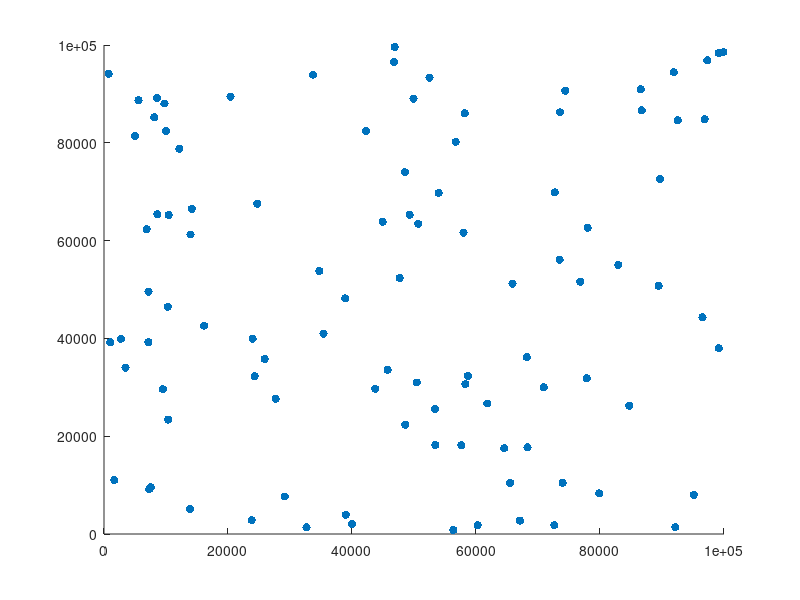

MATLAB code to generate this figure: (Note: this script raises an error after producing the figure.)
%% Static Cluster Simulation

mapLength = 100000;
startingEvents = 100;

%% Drone Energy & Displacement
maxEnergy = 2304000; % max energy in Joules from a 640Wh battery
energy = 2304000; %create an array instead when I have multiple drones
c1 = 0.015;  %characteristics of the Penguin C UAS  
c2 = 2226.5;
velocity = 22; % the drone's speed is 22m/s
%energy = time(c1*velocity^3 + c2/velocity); %time in second means we can
%get rid of it and just implement the equation 

%use distance (the weights) and the velocity to compute time
%actualTime = OPTclusterdistance/velocity
maxTime = maxEnergy/(c1*velocity^3 + c2/velocity); %in seconds
maxDistance = velocity * maxTime; %in meters


%% Generating events
eventsXY = mapLength*rand(startingEvents, 2);   %Events are circles
dronesXY = [0.5*mapLength 0.5*mapLength];   %Drones are crosses

%% Displaying the map with coordinates (using scatter graph)
Events = scatter(eventsXY(:, 1),eventsXY(:, 2),'o', 'Filled') ; %events
xlim([0 mapLength]); ylim([0 mapLength]);
hold on;
Drones = scatter(dronesXY(:, 1),dronesXY(:, 2),80, 'x', 'red', 'LineWidth', 2.5) ; %drones
xlim([0 mapLength]); ylim([0 mapLength]);

set(Events, 'XData', eventsXY(:, 1), 'YData', eventsXY(:, 2));
set(Drones, 'XData', dronesXY(:, 1), 'YData', dronesXY(:, 2));
drawnow


flag = true;
numberOfClusters = 4;

while flag == true

%% Testing normal clustering
[idx, C, sumd, D] = kmeans(eventsXY, numberOfClusters)
figure(2)
gscatter(eventsXY(:,1),eventsXY(:,2),idx);
legend('Location','eastoutside');
hold on;
clusterMatrix = cell(1, numberOfClusters);

%% Partitioning clusters into seperate matrices
for i = 1:length(eventsXY)
    clusterMatrix{idx(i)} = [clusterMatrix{idx(i)}; eventsXY(i, :)];
end

%% Computing path length
OPTclusterdistance = zeros(numberOfClusters, 1);
for i = 1:numberOfClusters
    clusterMatrix{i} = [0.5*mapLength 0.5*mapLength; clusterMatrix{i}];
    [OPTclusterpath, OPTclusterdistance(i)] = tspsearch(clusterMatrix{i}, 1);
    
    clusterAdjacencyMatrix = zeros(length(clusterMatrix{i})); %preallocating space required for array
    for j = 2:length(OPTclusterpath)   % create adjacency matrix based on path
    clusterAdjacencyMatrix(OPTclusterpath(j-1), OPTclusterpath(j)) = hypot(clusterMatrix{i}(OPTclusterpath(j-1),1)-clusterMatrix{i}(OPTclusterpath(j),1), clusterMatrix{i}(OPTclusterpath(j-1),2)-clusterMatrix{i}(OPTclusterpath(j),2));
    end
    %complete the cycle: (link the end to the beginning)
    clusterAdjacencyMatrix(OPTclusterpath(end), OPTclusterpath(1)) = hypot(clusterMatrix{i}(OPTclusterpath(end),1)-clusterMatrix{i}(OPTclusterpath(1),1), clusterMatrix{i}(OPTclusterpath(end),2)-clusterMatrix{i}(OPTclusterpath(1),2));
    gplot(clusterAdjacencyMatrix, clusterMatrix{i}); % display paths as tey are computed
    pause(0.1) %artificial pause to see the progression of the paths
end

if max(OPTclusterdistance) > maxDistance
    numberOfClusters = numberOfClusters + 1; %the distance is too long so we need to seperate one cluster by adding one more

    %here we could add a second if statement for the average response time
    %requirement
else
    flag = false; % the distance is not too long
end
    
pause(2) %two second pause to see the graph changing as clusters are added
hold off;

end
%% Relation between sumd and OPTclusterdistance

%% Energy Based clustering

